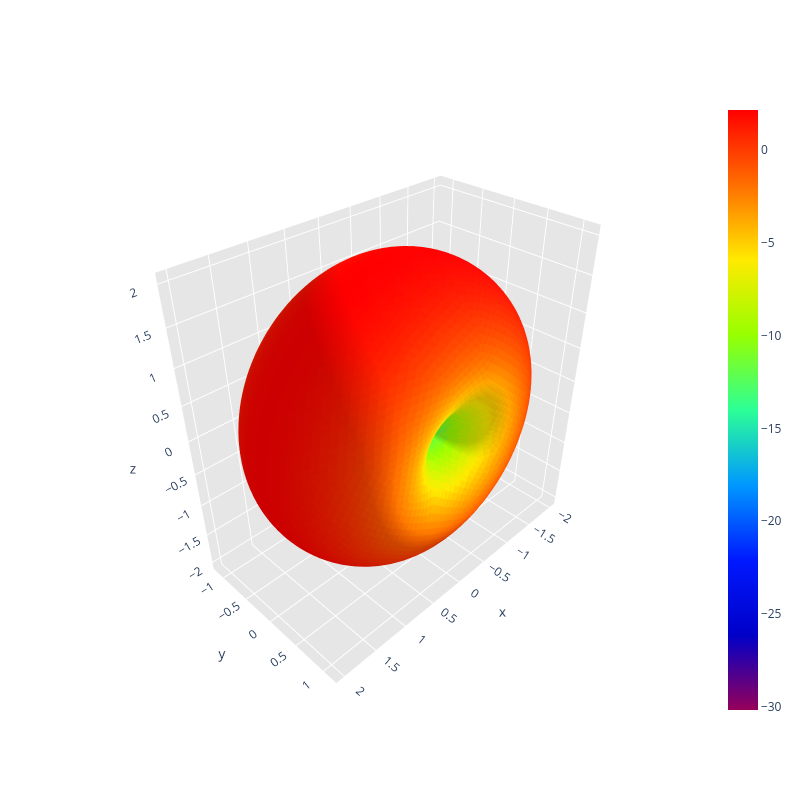

Write notebook code for a chart like this one.
### Code cell
# PAGE: radiation pattern
radiation_intensity_distribution_over_sphere_surface(path)   # 3D pattern, "Gain" (a directivity), efficiency
antenna_directivity_pattern(path)                            # two polar cuts

### Figure 1 — Plotly figure (JSON) as saved in the notebook; plotly's stock layout.template omitted (floating-point values rounded to 4 significant figures; data arrays with more than 128 entries replaced by an {"elided": "..."} marker saying what was removed)
{"data": [{"facecolor": {"elided": "10296 str values"}, "i": {"elided": "10296 int values"}, "j": {"elided": "10296 int values"}, "k": {"elided": "10296 int values"}, "name": "", "type": "mesh3d", "x": {"elided": "5150 float values"}, "y": {"elided": "5150 float values"}, "z": {"elided": "5150 float values"}}, {"hoverinfo": "none", "marker": {"color": [-30.16, 2.131], "colorscale": [[0, "rgb(150, 0, 90)"], [0.125, "rgb(0, 0, 200)"], [0.25, "rgb(0, 25, 255)"], [0.375, "rgb(0, 152, 255)"], [0.5, "rgb(44, 255, 150)"], [0.625, "rgb(151, 255, 0)"], [0.75, "rgb(255, 234, 0)"], [0.875, "rgb(255, 111, 0)"], [1, "rgb(255, 0, 0)"]], "showscale": true, "size": 0.1}, "mode": "markers", "showlegend": false, "type": "scatter3d", "x": [1.225e-16], "y": [-2.999e-32], "z": [2.0]}], "layout": {"height": 800, "scene": {"aspectratio": {"x": 0.9997, "y": 0.5746, "z": 1.0}, "xaxis": {"backgroundcolor": "rgb(230, 230, 230)", "gridcolor": "rgb(255, 255, 255)", "showbackground": true, "zerolinecolor": "rgb(255, 255, 255)"}, "yaxis": {"backgroundcolor": "rgb(230, 230, 230)", "gridcolor": "rgb(255, 255, 255)", "showbackground": true, "zerolinecolor": "rgb(255, 255, 255)"}, "zaxis": {"backgroundcolor": "rgb(230, 230, 230)", "gridcolor": "rgb(255, 255, 255)", "showbackground": true, "zerolinecolor": "rgb(255, 255, 255)"}}, "title": {"text": ""}, "width": 800}}
